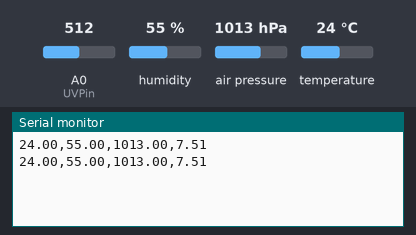
Simulated run of this sketch. Board: ESP8266 (NodeMCU). Parts: the last lines printed to the serial monitor. The inputs (shaded band) are chosen by the test bench; at power-on: humidity 55 %, A0 (UVPin) = 512, air pressure 1013 hPa, temperature 24 °C.

Above: at 2.8 s.
2.9 s: humidity set to 22 %
At 5.2 s:
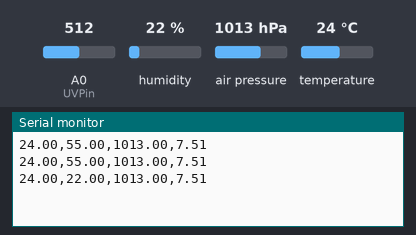
5.6 s: A0 (UVPin) set to 716
At 7.0 s:
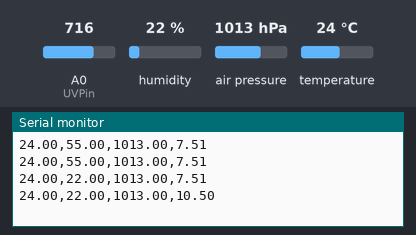
8.3 s: air pressure set to 952 hPa
At 10.8 s:
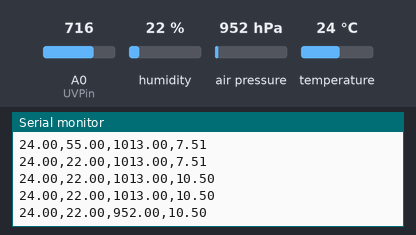
11.0 s: temperature set to 12 °C
At 13.1 s:
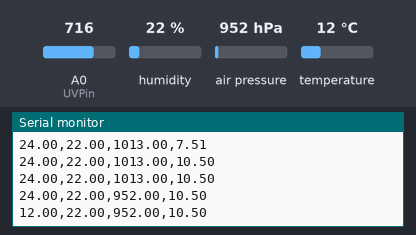
13.7 s: A0 (UVPin) set to 992
At 14.8 s:
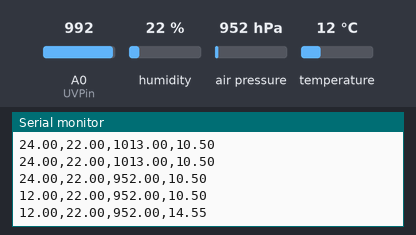
Timing chart, 0 to 16.7 s (numbered marks = the images above; inputs shaded):
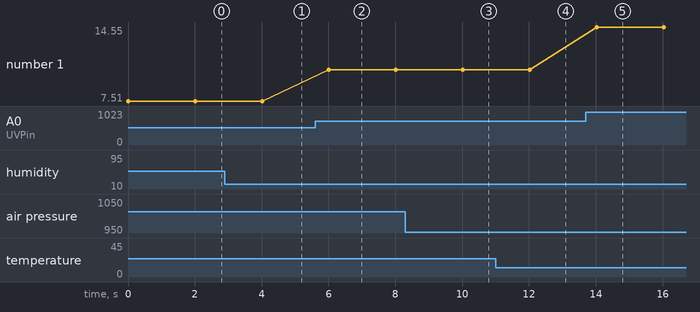

The sketch:

ESP32_COMUNICATION.ino
```cpp
#include <Wire.h>
#include <Adafruit_Sensor.h>
#include <Adafruit_BME280.h>

Adafruit_BME280 bme;

const int UVPin = A0;  // Pin analógico donde está conectado el ML8511

void setup() {
  Serial.begin(9600);  // Comunicación serial con el ESP8266
  Wire.begin();  // Inicia I2C

  if (!bme.begin(0x76)) {
    Serial.println("No se encontró un sensor BME280 válido, verifica la conexión!");
    while (1);
  }
}

void loop() {
  // Leer datos del sensor BME280
  float temperature = bme.readTemperature();  // Temperatura en grados Celsius
  float humidity = bme.readHumidity();  // Humedad relativa en porcentaje (%)
  float pressure = bme.readPressure() / 100.0F;  // Presión atmosférica en hectopascales (hPa)

  // Leer datos del sensor ML8511
  int UVLevel = analogRead(UVPin);  // Nivel UV crudo del sensor (valor analógico entre 0 y 1023)

  // Incrementar la sensibilidad de la intensidad UV
  float UVIntensity = UVLevel * (15.0 / 1023.0);  // Ajuste de sensibilidad, escala completa de 0 a 15

  // Ajustar los valores a 2 cifras decimales
  temperature = round(temperature * 100.0) / 100.0;
  humidity = round(humidity * 100.0) / 100.0;
  pressure = round(pressure * 10.0) / 10.0;  // Presión con una cifra decimal
  UVIntensity = round(UVIntensity * 100.0) / 100.0;  // Intensidad UV con 2 cifras decimales

  // Enviar datos al ESP8266 en el formato: temperature,humidity,pressure,UVIntensity
  Serial.print(temperature);  // Valor 1: Temperatura
  Serial.print(",");
  Serial.print(humidity);  // Valor 2: Humedad
  Serial.print(",");
  Serial.print(pressure);  // Valor 3: Presión atmosférica
  Serial.print(",");
  Serial.println(UVIntensity);  // Valor 4: Intensidad UV

  delay(2000);  // Espera 2 segundos antes de la siguiente lectura
}
```

Measured:
- after the input at 2.9 s, the serial monitor: prints a new line after 1.1 s (image 1)
- after the input at 5.6 s, the serial monitor: prints a new line after 0.41 s (image 2)
- after the input at 8.3 s, the serial monitor: prints a new line after 1.7 s (image 3)
- after the input at 11.0 s, the serial monitor: prints a new line after 1.0 s (image 4)
- after the input at 13.7 s, the serial monitor: prints a new line after 0.33 s (image 5)
- plotted number 1: 7.51 → 10.5 after the input at 5.6 s, 10.5 → 14.55 after the input at 13.7 s
